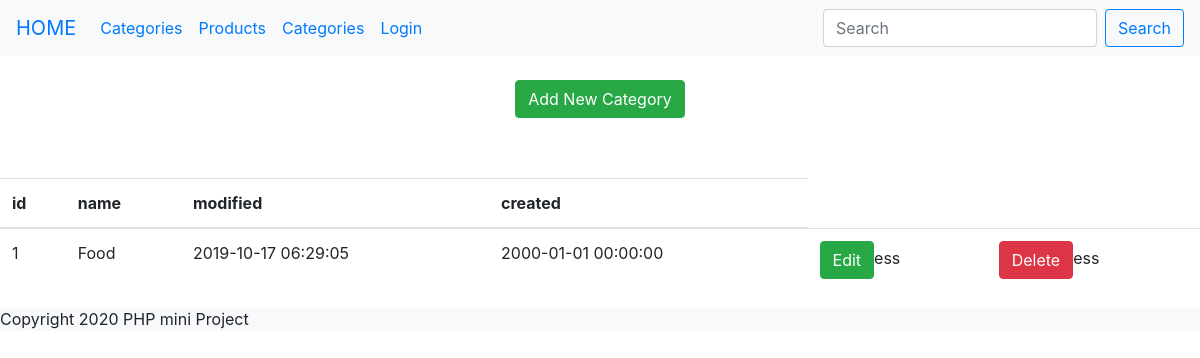
Before: /view/categories/ with the older database file.
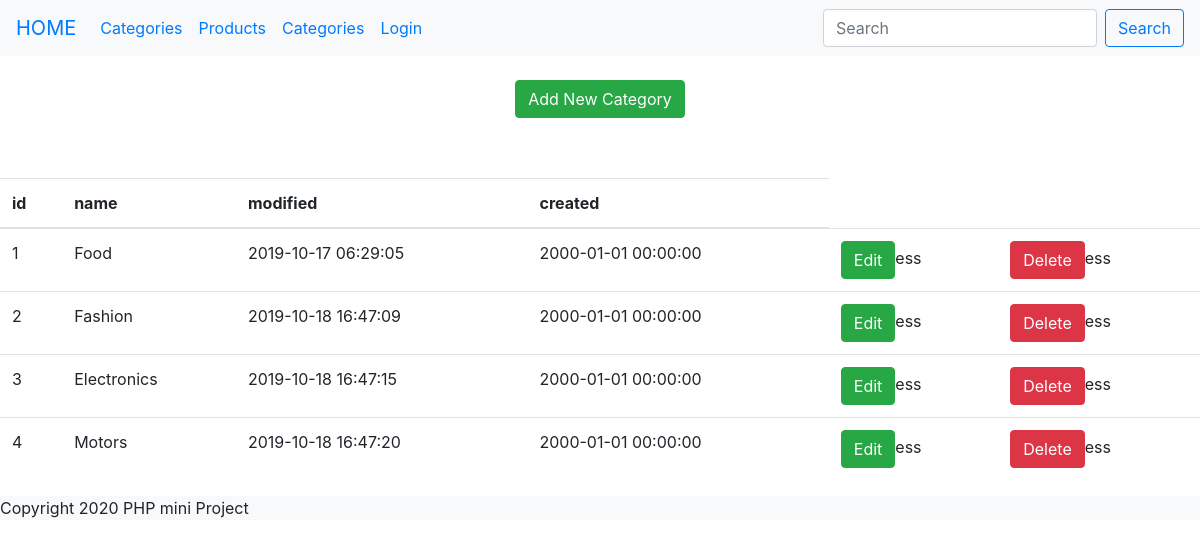
After: the same page with the newer database file.
### tables this page shows
CREATE TABLE `categories` (
  `id` int(11) UNSIGNED NOT NULL,
  `name` varchar(255) NOT NULL,
  `created` datetime DEFAULT NULL,
  `modified` timestamp NOT NULL DEFAULT CURRENT_TIMESTAMP
);

### database/Database.php (called while the page is built)
<?php
class Database
{
    private $servername = 'localhost';
    private $username = 'root';
    private $password = "";
    private $dbname = "store";
    public function connect()
    {
        $dsn = 'mysql:host=' . $this->servername . ';dbname=' . $this->dbname;
        try {
            $conn = new PDO($dsn, $this->username, $this->password);
            $conn->setAttribute(PDO::ATTR_ERRMODE, PDO::ERRMODE_EXCEPTION);
            return $conn;
        } catch (PDOException $exception) {
            echo "Connection failed: " . $exception->getMessage();
        }
    }
}

### model/Category.php (called while the page is built, shortened)
<?php
class Category
{
    private $connection;
    public function __construct($connection)
    {
        $this->connection = $connection;
    }
    public function getAll()
    {
        $query = $this->connection->prepare("SELECT id, name, modified, created FROM categories");
        $query->execute();
        $result = $query->fetchAll(PDO::FETCH_OBJ);
        return $result;
    }
}

### view/categories/index.php (the view)
<!doctype html>
<html lang="en">
<?php
include('../layout/header.php');
include('../../model/Category.php');
include('../../database/Database.php');
$connection = new Database();
$category = new Category($connection->connect());
?>
<div class="btu-cont">
    <a href="../categories/AddCategory.php">
        <button class="btn btn-success add-button"> Add New Category</button>
    </a>
</div>
<table class="table table-hover pr-table">
    <thead>
    <tr>
        <th scope="col">id</th>
        <th scope="col">name</th>
        <th scope="col">modified</th>
        <th scope="col">created</th>
    </tr>
    </thead>
    <tbody>
    <?php
    foreach ($category->getAll() as $row) {
        echo "
                <tr>
                    <td>$row->id</td>
                    <td>$row->name</td>
                    <td>$row->modified</td>
                    <td>$row->created</td>
                    <td><button class='btn btn-success'>Edit</button>ess</td>
                    <td><button class='btn btn-danger'>Delete</button>ess</td>
                </tr>";
    }
    ?>
    </tbody>
</table>
<?php include('../layout/footer.php'); ?>
</html>

### view/layout/header.php (shortened to what this page needs)
<head>
    <link rel="stylesheet"
          href="https://stackpath.bootstrapcdn.com/bootstrap/4.3.1/css/bootstrap.min.css"
>
    <link rel="stylesheet" href="../../public/css/productTable.css">
</head>
<body class="grey lighten-4">
<nav class="navbar navbar-expand-lg navbar-primary bg-light">
    <a class="navbar-brand" href="/mvc-oop-php/public/">HOME</a>
    <div class="collapse navbar-collapse" id="navbarSupportedContent">
        <ul class="navbar-nav mr-auto">
            <li class="nav-item">
                <a class="nav-link" href="/mvc-oop-php/view/categories/">Categories</a>
            </li>
            <li class="nav-item">
                <a class="nav-link" href="/mvc-oop-php/view/products/index.php">Products</a>
            </li>
            <li class="nav-item">
                <a class="nav-link" href="../categories/index.php">Categories</a>
            </li>
            <li class="nav-item">
                    <a class="nav-link" href="../login/login.php">Login</a>
            </li>
        </ul>
        <form class="form-inline my-2 my-lg-0">
            <input class="form-control mr-sm-2" type="search" placeholder="Search"
                   aria-label="Search">
            <button class="btn btn-outline-primary my-2 my-sm-0" type="submit">Search</button>
        </form>
    </div>
</nav>

### view/layout/footer.php
<footer class="mx-auto bg-light">
    <div class="mx-auto grey-text"> Copyright 2020 PHP mini Project</div>
</footer>
</body>

### public/css/productTable.css (style rules this page uses)
.pr-table { margin-right: 5%; margin-top: 5%; }
.btu-cont { width: 100%; display: flex; flex-direction: row; justify-content: center; margin-top: 2%; }
.add-button { margin: auto 0; }

Changed rows visible on the page:
added categories: id "2", name "Fashion", modified "2019-10-18 16:47:09", created "2000-01-01 00:00:00"
added categories: id "3", name "Electronics", modified "2019-10-18 16:47:15", created "2000-01-01 00:00:00"
added categories: id "4", name "Motors", modified "2019-10-18 16:47:20", created "2000-01-01 00:00:00"
